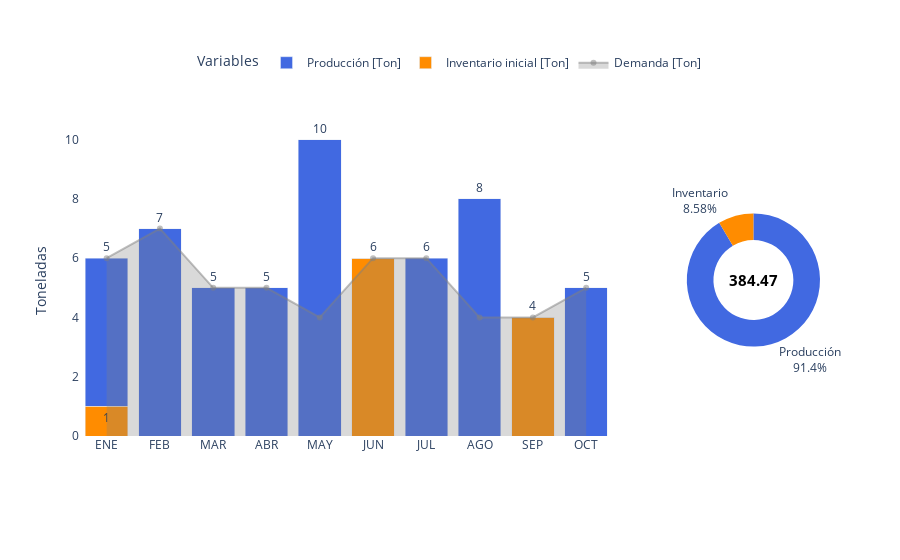

Notebook code for this chart:
### Markdown cell above
### EOQ

### Code cell
# 6. TODO Defina el criterio EOQ.
D_total = sum(d[t] for t in M)  / len(M)       # demanda promedio
H_prom  = sum(h[t] for t in M) / len(M)        # holding promedio
C_prom  = sum(c[t] for t in M) / len(M)        # producción promedio
EOQ = math.sqrt(2 * D_total * C_prom / H_prom) # fórmula EOQ clásica


# ----- DESDE ACÁ EN ADELANTE, NO TOQUE EL CÓDIGO DE ESTÁ CELDA.

# . Correr
start = time.perf_counter()
produccion, inventario, inventario_fin = heuristica_eoq(M, d, I_0, EOQ)
end = time.perf_counter()

# . Reportar
cost_produccion = sum(produccion[t] * c[t] for t in M)
cost_inventario = sum(inventario_fin[t] * h[t] for t in M)
obj_hh = cost_produccion + cost_inventario  # recalculado aquí

print(f'FO (valor total): {cost_produccion:.2f} (Producción) + {cost_inventario:.2f} (Inventario) = {obj_hh:.2f}')
print(f'Cantidad de toneladas producidas (valor total): {sum(produccion.values())}.')
print(f'Cantidad de toneladas en inventario (valor total): {sum(inventario_fin.values())}.')

plot_plan_produccion(M, d, produccion, inventario, cost_produccion, cost_inventario, obj_hh)      #   ▸ Reportar

# . Almacenar resultados
resultados.append({
    "Método"             : "EOQ",
    "Costo Total"        : obj_hh,
    "Costo producir"     : cost_produccion,
    "Costo inventario"   : cost_inventario,
    "Ton pedidas (total)": sum(produccion.values()),
    "Inventario(total)"  : sum(inventario_fin.values()),
    "Tiempo (s)"         : end - start
})

### Figure 1 — Plotly figure (JSON) as saved in the notebook; plotly's stock layout.template omitted (floating-point values rounded to 4 significant figures)
{"data": [{"fill": "tozeroy", "fillcolor": "rgba(128,128,128,0.3)", "line": {"color": "rgba(128,128,128,0.5)"}, "name": "Demanda [Ton]", "type": "scatter", "x": ["ENE", "FEB", "MAR", "ABR", "MAY", "JUN", "JUL", "AGO", "SEP", "OCT"], "xaxis": "x", "y": [6, 7, 5, 5, 4, 6, 6, 4, 4, 5], "yaxis": "y"}, {"marker": {"color": "darkorange"}, "name": "Inventario inicial [Ton]", "text": ["1", "", "", "", "", "6", "", "", "4", ""], "textposition": "outside", "type": "bar", "x": ["ENE", "FEB", "MAR", "ABR", "MAY", "JUN", "JUL", "AGO", "SEP", "OCT"], "xaxis": "x", "y": [1, 0, 0, 0, 0, 6, 0, 0, 4, 0], "yaxis": "y"}, {"marker": {"color": "royalblue"}, "name": "Producción [Ton]", "text": ["5", "7", "5", "5", "10", "", "6", "8", "", "5"], "textposition": "outside", "type": "bar", "x": ["ENE", "FEB", "MAR", "ABR", "MAY", "JUN", "JUL", "AGO", "SEP", "OCT"], "xaxis": "x", "y": [5, 7, 5, 5, 10, 0, 6, 8, 0, 5], "yaxis": "y"}, {"domain": {"x": [0.82, 1], "y": [0, 1]}, "hole": 0.6, "labels": ["Producción", "Inventario"], "marker": {"colors": ["royalblue", "darkorange"]}, "showlegend": false, "textinfo": "label+percent", "textposition": "outside", "type": "pie", "values": [351.5, 33]}], "layout": {"annotations": [{"font": {"color": "black", "size": 15}, "showarrow": false, "text": "<b>384.47</b>", "x": 0.91, "xanchor": "center", "xref": "paper", "y": 0.5, "yanchor": "middle", "yref": "paper"}], "barmode": "stack", "legend": {"orientation": "h", "title": {"text": "Variables"}, "x": 0.5, "xanchor": "center", "y": 1.15, "yanchor": "bottom"}, "paper_bgcolor": "white", "plot_bgcolor": "white", "xaxis": {"anchor": "y", "domain": [0, 0.72]}, "yaxis": {"anchor": "x", "domain": [0, 1], "title": {"text": "Toneladas"}}}}
